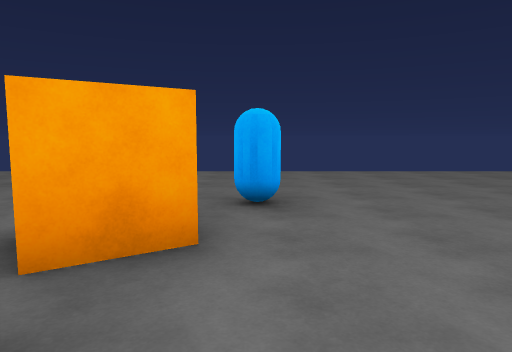
view 1 (above)

17 first-person views from a walk through a Unity game level. The camera is 1.4 m above the floor, tilts 6° down and sees 70° across. The floor is counted in squares, 2 m on a side. Each view is taken from the middle of a square. On the plan, view 1 faces up. The plan holds only what a view shows up to about 11 squares ahead; the rest is blank. The place goes on beyond the plan. The player character is not drawn.

view 2
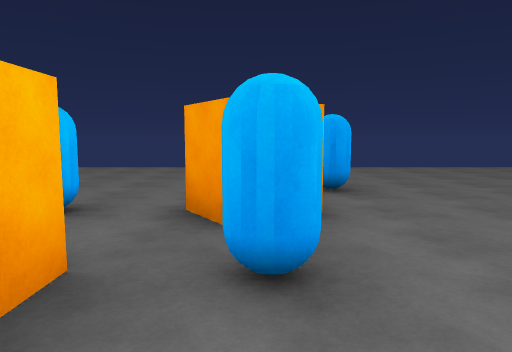

view 3
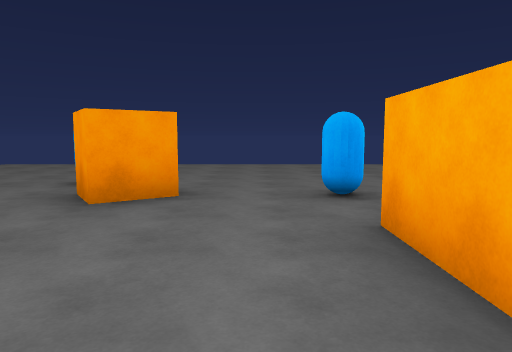

view 4
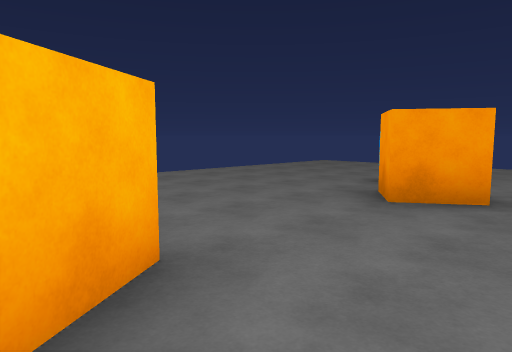

view 5
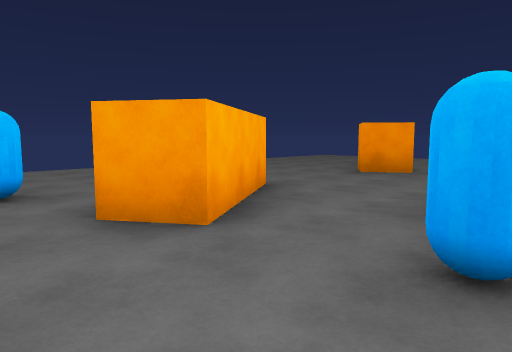

view 6
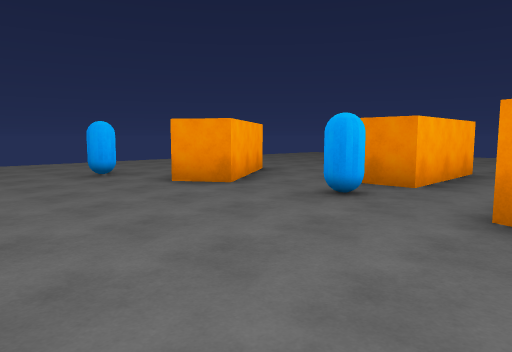

view 7
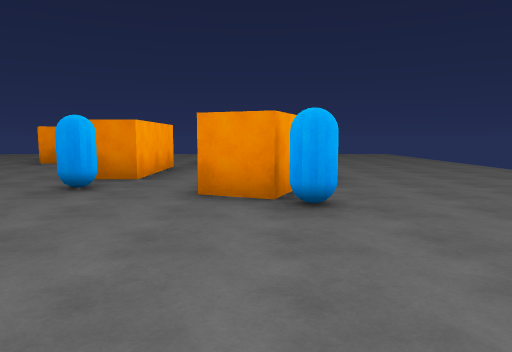

view 8
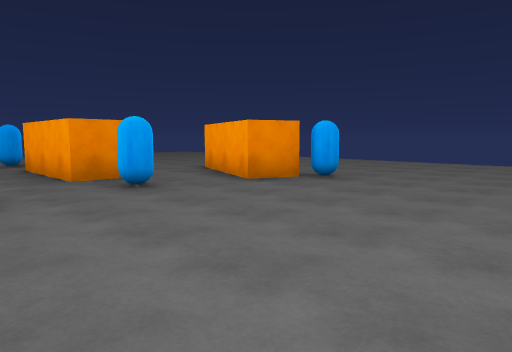

view 9
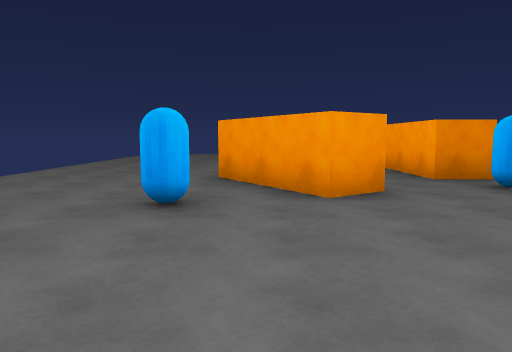

view 10
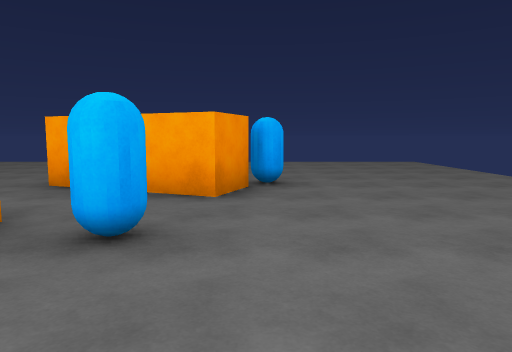

view 11
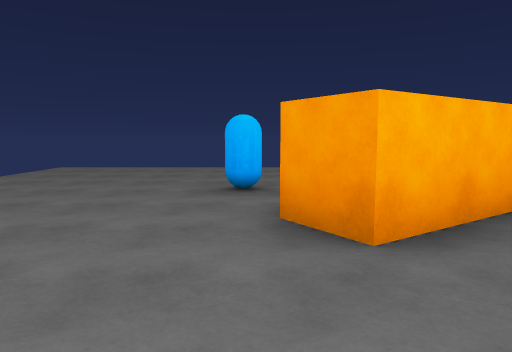

view 12
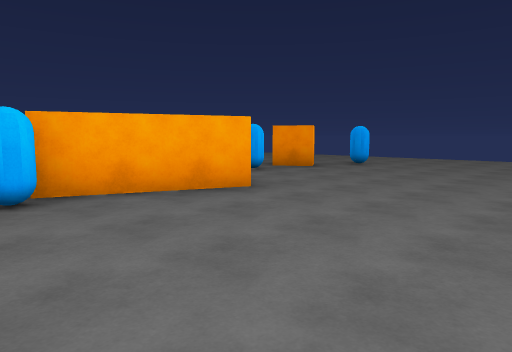

view 13
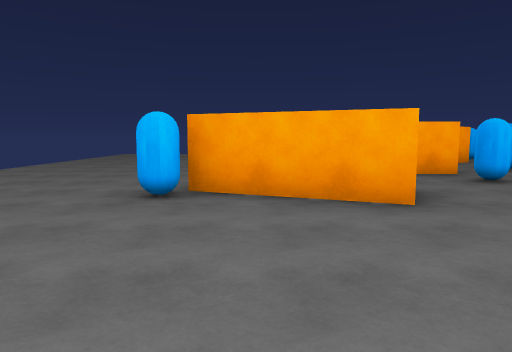

view 14
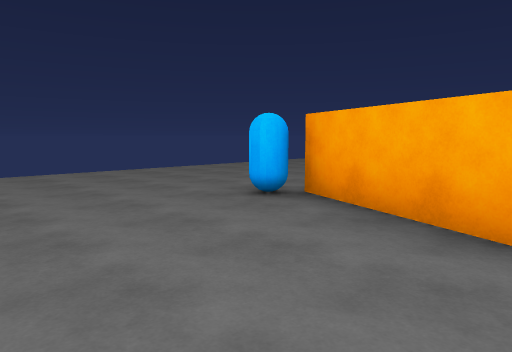

view 15
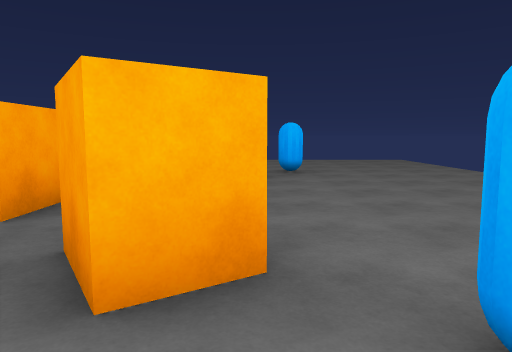

view 16
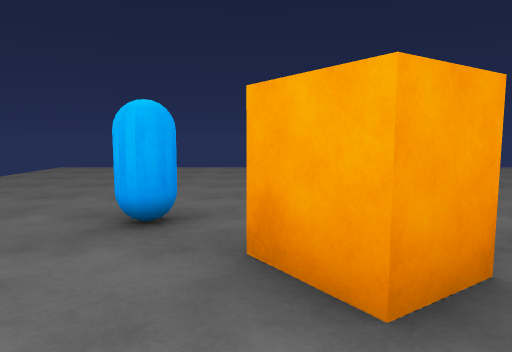

view 17
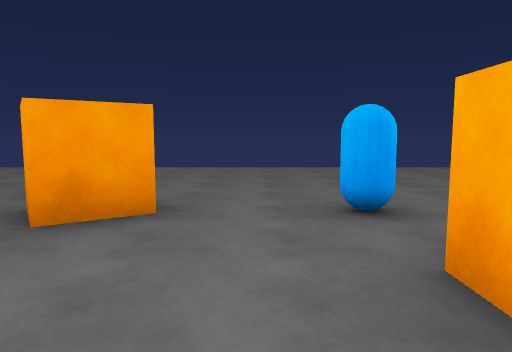

### Floor plan
Key: @ floor where view 1 was taken; # wall or solid block; . floor; = window, fence, low wall or low ledge; O other object.
Columns run from 13 left of view 1 to 8 right of it. Each row starts with its distance up from view 1.
 10   =   ======= ====== =
  9   ===  ===============
  8    ===================
  7    ................==
  6   =................
  5  ==................ ==
  4 ===...O......O.....===
  3 ===.....#...#......==
  2  ==....O#.O.O......=
  1  ==.......##O......=
  0   =.......##.@.....
 -1 =  ....#..##.#.....
 -2 ===....##.##.##....
 -3   =.....#.#O.#.....
 -4  ==...O......#O....=
 -5 ===................==
 -6 ===................=
 -7 ===................=
 -8 ===................=
 -9 ====   =============
-10 ===    =   ===== ===
-11 =           ====   =

Positions as (right, up) in squares from view 1, and headings:
1: (0, 0), facing up
2: (-1, -1), facing up
3: (-4, -2), facing up
4: (-4, -2), facing up-left
5: (-2, -5), facing up-left
6: (0, -7), facing up-left
7: (0, -8), facing up
8: (-5, -8), facing up-right
9: (-6, -8), facing up
10: (-5, -4), facing right
11: (-2, -4), facing left
12: (5, -5), facing up-left
13: (5, -3), facing left
14: (4, -1), facing down-left
15: (1, 3), facing left
16: (-3, 3), facing right
17: (-4, -1), facing up
